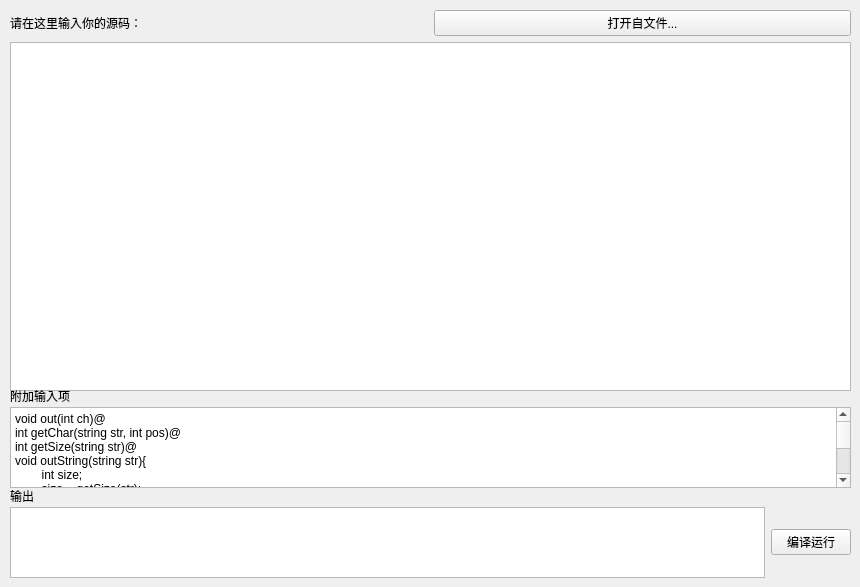
    <widget class="QWidget" name="tab_3">
     <attribute name="title">
      <string>源码</string>
     </attribute>
     <widget class="QWidget" name="verticalLayoutWidget_2">
      <property name="geometry">
       <rect>
        <x>10</x>
        <y>10</y>
        <width>841</width>
        <height>381</height>
       </rect>
      </property>
      <layout class="QVBoxLayout" name="verticalLayout_10">
       <item>
        <layout class="QHBoxLayout" name="horizontalLayout_3">
         <item>
          <widget class="QLabel" name="label">
           <property name="text">
            <string>请在这里输入你的源码：</string>
           </property>
          </widget>
         </item>
         <item>
          <widget class="QPushButton" name="pushButton_2">
           <property name="text">
            <string>打开自文件...</string>
           </property>
          </widget>
         </item>
        </layout>
       </item>
       <item>
        <widget class="QPlainTextEdit" name="input">
         <property name="font">
          <font>
           <family>Consolas</family>
           <pointsize>13</pointsize>
          </font>
         </property>
        </widget>
       </item>
      </layout>
     </widget>
     <widget class="QLabel" name="label_29">
      <property name="geometry">
       <rect>
        <x>10</x>
        <y>490</y>
        <width>185</width>
        <height>12</height>
       </rect>
      </property>
      <property name="text">
       <string>输出</string>
      </property>
     </widget>
     <widget class="QWidget" name="horizontalLayoutWidget_2">
      <property name="geometry">
       <rect>
        <x>10</x>
        <y>507</y>
        <width>841</width>
        <height>71</height>
       </rect>
      </property>
      <layout class="QHBoxLayout" name="horizontalLayout_18">
       <item>
        <widget class="QPlainTextEdit" name="infoOut">
         <property name="font">
          <font>
           <family>Consolas</family>
          </font>
         </property>
         <property name="readOnly">
          <bool>true</bool>
         </property>
        </widget>
       </item>
       <item>
        <widget class="QPushButton" name="pushButton">
         <property name="text">
          <string>编译运行</string>
         </property>
        </widget>
       </item>
      </layout>
     </widget>
     <widget class="QPlainTextEdit" name="input2">
      <property name="geometry">
       <rect>
        <x>10</x>
        <y>407</y>
        <width>841</width>
        <height>81</height>
       </rect>
      </property>
      <property name="plainText">
       <string>void out(int ch)@ 
int getChar(string str, int pos)@
int getSize(string str)@ 
void outString(string str){
        int size; 
        size = getSize(str); 
        int i; i = 0; 
        while(i &lt; size) { out(getChar(str, i)); i = i + 1; }
}
void outInts(int n){ 
    if (n) { outInts(n / 10); out(n - n / 10 * 10 + '0'); }
}
void outInt(int n){
    if (n == 0) out('0'); 
    if (n &lt; 0) { out('-'); n = 0 - n; } 
    if(n) outInts(n); 
}
@EOF</string>
      </property>
     </widget>
     <widget class="QLabel" name="label_28">
      <property name="geometry">
       <rect>
        <x>10</x>
        <y>390</y>
        <width>185</width>
        <height>12</height>
       </rect>
      </property>
      <property name="text">
       <string>附加输入项</string>
      </property>
     </widget>
    </widget>
